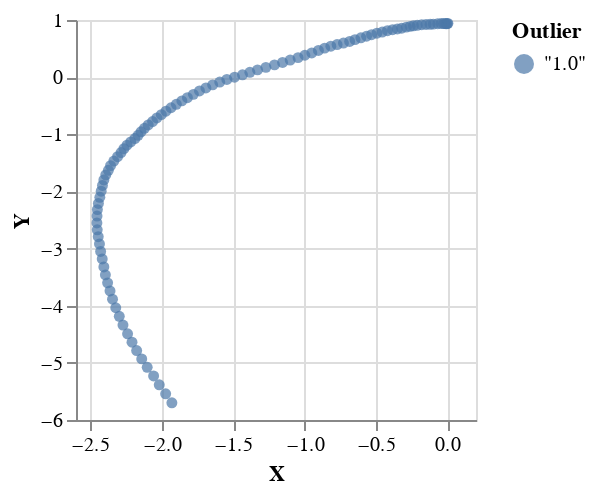

Notebook cell for this chart:
### Code cell
s <- sampleIO $ prior $ mh 1000 $ P.toListM $ model observations

plotVega $ zip (head s) (Prelude.repeat $ T.pack $ show 1.0)

### Figure 1 — Vega-Lite specification as saved in the notebook (floating-point values rounded to 4 significant figures)
{"$schema": "https://vega.github.io/schema/vega-lite/v4.json", "data": {"values": [{"Outlier": "\"1.0\"", "X": 0.003294, "Y": 0.9413}, {"Outlier": "\"1.0\"", "X": -0.001363, "Y": 0.9368}, {"Outlier": "\"1.0\"", "X": -0.007414, "Y": 0.9342}, {"Outlier": "\"1.0\"", "X": -0.01455, "Y": 0.9368}, {"Outlier": "\"1.0\"", "X": -0.02556, "Y": 0.9378}, {"Outlier": "\"1.0\"", "X": -0.04367, "Y": 0.9371}, {"Outlier": "\"1.0\"", "X": -0.06804, "Y": 0.9351}, {"Outlier": "\"1.0\"", "X": -0.09885, "Y": 0.9278}, {"Outlier": "\"1.0\"", "X": -0.1214, "Y": 0.9241}, {"Outlier": "\"1.0\"", "X": -0.1497, "Y": 0.9219}, {"Outlier": "\"1.0\"", "X": -0.1803, "Y": 0.917}, {"Outlier": "\"1.0\"", "X": -0.2114, "Y": 0.907}, {"Outlier": "\"1.0\"", "X": -0.2381, "Y": 0.8991}, {"Outlier": "\"1.0\"", "X": -0.261, "Y": 0.8885}, {"Outlier": "\"1.0\"", "X": -0.2878, "Y": 0.8753}, {"Outlier": "\"1.0\"", "X": -0.3204, "Y": 0.8564}, {"Outlier": "\"1.0\"", "X": -0.3507, "Y": 0.8429}, {"Outlier": "\"1.0\"", "X": -0.3844, "Y": 0.8299}, {"Outlier": "\"1.0\"", "X": -0.4201, "Y": 0.813}, {"Outlier": "\"1.0\"", "X": -0.4565, "Y": 0.7897}, {"Outlier": "\"1.0\"", "X": -0.4937, "Y": 0.7683}, {"Outlier": "\"1.0\"", "X": -0.5313, "Y": 0.7437}, {"Outlier": "\"1.0\"", "X": -0.5661, "Y": 0.7166}, {"Outlier": "\"1.0\"", "X": -0.6059, "Y": 0.6881}, {"Outlier": "\"1.0\"", "X": -0.6472, "Y": 0.6569}, {"Outlier": "\"1.0\"", "X": -0.6845, "Y": 0.624}, {"Outlier": "\"1.0\"", "X": -0.7279, "Y": 0.5968}, {"Outlier": "\"1.0\"", "X": -0.7725, "Y": 0.5712}, {"Outlier": "\"1.0\"", "X": -0.8161, "Y": 0.5421}, {"Outlier": "\"1.0\"", "X": -0.8593, "Y": 0.5076}, {"Outlier": "\"1.0\"", "X": -0.9032, "Y": 0.4677}, {"Outlier": "\"1.0\"", "X": -0.9496, "Y": 0.4242}, {"Outlier": "\"1.0\"", "X": -0.998, "Y": 0.3831}, {"Outlier": "\"1.0\"", "X": -1.046, "Y": 0.3415}, {"Outlier": "\"1.0\"", "X": -1.101, "Y": 0.2989}, {"Outlier": "\"1.0\"", "X": -1.154, "Y": 0.2573}, {"Outlier": "\"1.0\"", "X": -1.211, "Y": 0.2144}, {"Outlier": "\"1.0\"", "X": -1.271, "Y": 0.1712}, {"Outlier": "\"1.0\"", "X": -1.329, "Y": 0.1273}, {"Outlier": "\"1.0\"", "X": -1.383, "Y": 0.08402}, {"Outlier": "\"1.0\"", "X": -1.435, "Y": 0.04106}, {"Outlier": "\"1.0\"", "X": -1.49, "Y": -0.0008154}, {"Outlier": "\"1.0\"", "X": -1.544, "Y": -0.03954}, {"Outlier": "\"1.0\"", "X": -1.594, "Y": -0.0861}, {"Outlier": "\"1.0\"", "X": -1.644, "Y": -0.135}, {"Outlier": "\"1.0\"", "X": -1.691, "Y": -0.1889}, {"Outlier": "\"1.0\"", "X": -1.736, "Y": -0.2414}, {"Outlier": "\"1.0\"", "X": -1.778, "Y": -0.3013}, {"Outlier": "\"1.0\"", "X": -1.82, "Y": -0.3589}, {"Outlier": "\"1.0\"", "X": -1.859, "Y": -0.4156}, {"Outlier": "\"1.0\"", "X": -1.898, "Y": -0.475}, {"Outlier": "\"1.0\"", "X": -1.935, "Y": -0.5356}, {"Outlier": "\"1.0\"", "X": -1.97, "Y": -0.5955}, {"Outlier": "\"1.0\"", "X": -2.003, "Y": -0.656}, {"Outlier": "\"1.0\"", "X": -2.034, "Y": -0.7149}, {"Outlier": "\"1.0\"", "X": -2.064, "Y": -0.7775}, {"Outlier": "\"1.0\"", "X": -2.094, "Y": -0.8368}, {"Outlier": "\"1.0\"", "X": -2.121, "Y": -0.8949}, {"Outlier": "\"1.0\"", "X": -2.145, "Y": -0.9573}, {"Outlier": "\"1.0\"", "X": -2.165, "Y": -1.017}, {"Outlier": "\"1.0\"", "X": -2.188, "Y": -1.075}, {"Outlier": "\"1.0\"", "X": -2.217, "Y": -1.134}, {"Outlier": "\"1.0\"", "X": -2.243, "Y": -1.192}, {"Outlier": "\"1.0\"", "X": -2.265, "Y": -1.253}, {"Outlier": "\"1.0\"", "X": -2.285, "Y": -1.32}, {"Outlier": "\"1.0\"", "X": -2.309, "Y": -1.392}, {"Outlier": "\"1.0\"", "X": -2.335, "Y": -1.468}, {"Outlier": "\"1.0\"", "X": -2.358, "Y": -1.549}, {"Outlier": "\"1.0\"", "X": -2.373, "Y": -1.63}, {"Outlier": "\"1.0\"", "X": -2.392, "Y": -1.711}, {"Outlier": "\"1.0\"", "X": -2.405, "Y": -1.799}, {"Outlier": "\"1.0\"", "X": -2.415, "Y": -1.895}, {"Outlier": "\"1.0\"", "X": -2.424, "Y": -1.996}, {"Outlier": "\"1.0\"", "X": -2.433, "Y": -2.102}, {"Outlier": "\"1.0\"", "X": -2.443, "Y": -2.211}, {"Outlier": "\"1.0\"", "X": -2.45, "Y": -2.318}, {"Outlier": "\"1.0\"", "X": -2.453, "Y": -2.431}, {"Outlier": "\"1.0\"", "X": -2.454, "Y": -2.551}, {"Outlier": "\"1.0\"", "X": -2.451, "Y": -2.671}, {"Outlier": "\"1.0\"", "X": -2.444, "Y": -2.793}, {"Outlier": "\"1.0\"", "X": -2.436, "Y": -2.92}, {"Outlier": "\"1.0\"", "X": -2.428, "Y": -3.05}, {"Outlier": "\"1.0\"", "X": -2.417, "Y": -3.182}, {"Outlier": "\"1.0\"", "X": -2.405, "Y": -3.321}, {"Outlier": "\"1.0\"", "X": -2.394, "Y": -3.46}, {"Outlier": "\"1.0\"", "X": -2.379, "Y": -3.6}, {"Outlier": "\"1.0\"", "X": -2.362, "Y": -3.742}, {"Outlier": "\"1.0\"", "X": -2.344, "Y": -3.887}, {"Outlier": "\"1.0\"", "X": -2.322, "Y": -4.036}, {"Outlier": "\"1.0\"", "X": -2.297, "Y": -4.185}, {"Outlier": "\"1.0\"", "X": -2.271, "Y": -4.338}, {"Outlier": "\"1.0\"", "X": -2.239, "Y": -4.491}, {"Outlier": "\"1.0\"", "X": -2.208, "Y": -4.639}, {"Outlier": "\"1.0\"", "X": -2.175, "Y": -4.785}, {"Outlier": "\"1.0\"", "X": -2.14, "Y": -4.93}, {"Outlier": "\"1.0\"", "X": -2.102, "Y": -5.078}, {"Outlier": "\"1.0\"", "X": -2.057, "Y": -5.229}, {"Outlier": "\"1.0\"", "X": -2.017, "Y": -5.384}, {"Outlier": "\"1.0\"", "X": -1.972, "Y": -5.542}, {"Outlier": "\"1.0\"", "X": -1.929, "Y": -5.699}]}, "encoding": {"color": {"field": "Outlier"}, "x": {"field": "X", "type": "quantitative"}, "y": {"field": "Y", "type": "quantitative"}}, "height": 200, "mark": "circle", "width": 200}
